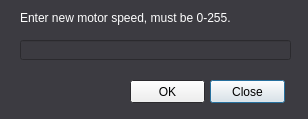
<?xml version="1.0" encoding="UTF-8"?>
<ui version="4.0">
 <class>Dialog</class>
 <widget class="QDialog" name="Dialog">
  <property name="geometry">
   <rect>
    <x>0</x>
    <y>0</y>
    <width>308</width>
    <height>119</height>
   </rect>
  </property>
  <property name="palette">
   <palette>
    <active>
     <colorrole role="Text">
      <brush brushstyle="SolidPattern">
       <color alpha="255">
        <red>255</red>
        <green>255</green>
        <blue>255</blue>
       </color>
      </brush>
     </colorrole>
     <colorrole role="Window">
      <brush brushstyle="SolidPattern">
       <color alpha="255">
        <red>60</red>
        <green>59</green>
        <blue>65</blue>
       </color>
      </brush>
     </colorrole>
    </active>
    <inactive>
     <colorrole role="Text">
      <brush brushstyle="SolidPattern">
       <color alpha="255">
        <red>255</red>
        <green>255</green>
        <blue>255</blue>
       </color>
      </brush>
     </colorrole>
     <colorrole role="Window">
      <brush brushstyle="SolidPattern">
       <color alpha="255">
        <red>60</red>
        <green>59</green>
        <blue>65</blue>
       </color>
      </brush>
     </colorrole>
    </inactive>
    <disabled>
     <colorrole role="Text">
      <brush brushstyle="SolidPattern">
       <color alpha="255">
        <red>255</red>
        <green>255</green>
        <blue>255</blue>
       </color>
      </brush>
     </colorrole>
     <colorrole role="Window">
      <brush brushstyle="SolidPattern">
       <color alpha="255">
        <red>60</red>
        <green>59</green>
        <blue>65</blue>
       </color>
      </brush>
     </colorrole>
    </disabled>
   </palette>
  </property>
  <property name="windowTitle">
   <string>Raspbot RCA: Enter Speed</string>
  </property>
  <property name="whatsThis">
   <string>Enter file path here.</string>
  </property>
  <widget class="QPushButton" name="closebutton">
   <property name="geometry">
    <rect>
     <x>210</x>
     <y>80</y>
     <width>75</width>
     <height>23</height>
    </rect>
   </property>
   <property name="text">
    <string>Close</string>
   </property>
  </widget>
  <widget class="QPushButton" name="confirmbutton">
   <property name="geometry">
    <rect>
     <x>130</x>
     <y>80</y>
     <width>75</width>
     <height>23</height>
    </rect>
   </property>
   <property name="text">
    <string>OK</string>
   </property>
  </widget>
  <widget class="QLineEdit" name="intentry">
   <property name="geometry">
    <rect>
     <x>20</x>
     <y>40</y>
     <width>271</width>
     <height>20</height>
    </rect>
   </property>
   <property name="palette">
    <palette>
     <active>
      <colorrole role="Base">
       <brush brushstyle="SolidPattern">
        <color alpha="255">
         <red>60</red>
         <green>59</green>
         <blue>65</blue>
        </color>
       </brush>
      </colorrole>
     </active>
     <inactive>
      <colorrole role="Base">
       <brush brushstyle="SolidPattern">
        <color alpha="255">
         <red>60</red>
         <green>59</green>
         <blue>65</blue>
        </color>
       </brush>
      </colorrole>
     </inactive>
     <disabled>
      <colorrole role="Base">
       <brush brushstyle="SolidPattern">
        <color alpha="255">
         <red>240</red>
         <green>240</green>
         <blue>240</blue>
        </color>
       </brush>
      </colorrole>
     </disabled>
    </palette>
   </property>
   <property name="text">
    <string/>
   </property>
  </widget>
  <widget class="QLabel" name="dialoglabel">
   <property name="geometry">
    <rect>
     <x>20</x>
     <y>10</y>
     <width>261</width>
     <height>16</height>
    </rect>
   </property>
   <property name="palette">
    <palette>
     <active>
      <colorrole role="WindowText">
       <brush brushstyle="SolidPattern">
        <color alpha="255">
         <red>255</red>
         <green>255</green>
         <blue>255</blue>
        </color>
       </brush>
      </colorrole>
     </active>
     <inactive>
      <colorrole role="WindowText">
       <brush brushstyle="SolidPattern">
        <color alpha="255">
         <red>255</red>
         <green>255</green>
         <blue>255</blue>
        </color>
       </brush>
      </colorrole>
     </inactive>
     <disabled>
      <colorrole role="WindowText">
       <brush brushstyle="SolidPattern">
        <color alpha="255">
         <red>120</red>
         <green>120</green>
         <blue>120</blue>
        </color>
       </brush>
      </colorrole>
     </disabled>
    </palette>
   </property>
   <property name="text">
    <string>Enter new motor speed, must be 0-255.</string>
   </property>
  </widget>
 </widget>
 <resources/>
 <connections/>
</ui>
